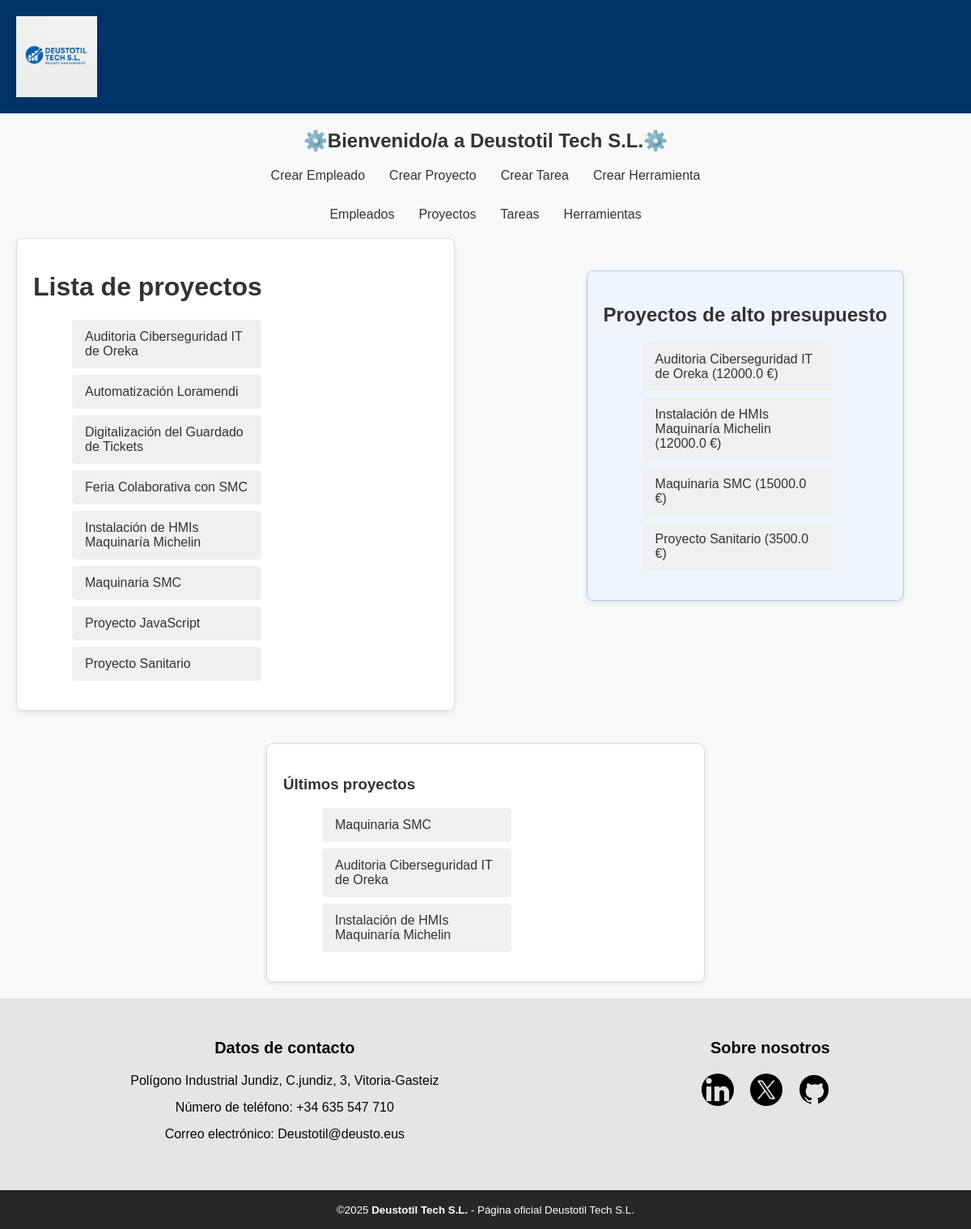
Screenshot of /AppDjango/proyectos/ with the database file from the repository.
### AppDjango/models.py (models this page shows, shortened)
class Proyecto(models.Model):
    nombre = models.CharField(max_length=100)
    descripcion = models.TextField()
    fecha_inicio = models.DateTimeField("Fecha inicio")
    fecha_fin= models.DateTimeField("Fecha fin")
    presupuesto = models.FloatField(default=0)
    cliente = models.CharField(max_length=100)
    empleados = models.ManyToManyField(Empleado, related_name="proyectos")

### AppDjango/views.py (the view)
# urls.py: path("proyectos/" , ProyectoListView.as_view(), name="proyectos"),
class ProyectoListView(View):
    def get(self, request):
        proyectos = Proyecto.objects.order_by("nombre")
        ultimos_proyectos = Proyecto.objects.order_by('-id')[:3]
        context = {
            "lista_proyectos": proyectos,
            "ultimos_proyectos": ultimos_proyectos,
        }
        return render(request, "listado-proyectos.html", context)

### AppDjango/templates/listado-proyectos.html (shortened to what this page needs)
{% extends "base.html" %}
{% block contenido %}
<div class="lista-contenedor">
    <div class="contenido-principal">
        <h1 class="page-title"> Lista de proyectos</h1>
        <ul class="lista">
            {% for proyecto in lista_proyectos %}
                <li class="item-lista">
                    <a href="{% url 'detalle_proyecto' proyecto.pk %}">
                        <span class="proyecto-nombre">{{ proyecto.nombre }}</span>
                    </a>
                </li>
            {% endfor %}
        </ul>
    </div>
    <div class="funcionalidad-extra">
        <h2>Proyectos de alto presupuesto</h2>
        <ul class="lista">
            {% for proyecto in lista_proyectos %}
                {% if proyecto.presupuesto > 500 %}
                    <li class="item-lista">
                        <a href="{% url 'detalle_proyecto' proyecto.pk %}">
                            {{ proyecto.nombre }} ({{ proyecto.presupuesto }} €)
                        </a>
                    </li>
                {% endif %}
            {% empty %}
                <li>No hay proyectos de alto presupuesto</li>
            {% endfor %}
        </ul>
    </div>
</div>
{% endblock %}
{% block listado_lateral %}
<div class="lista-contenedor">
    <div class="seccion-lateral">
        <h3> Últimos proyectos</h3>
        <ul class="lista">
            {% for proyecto in ultimos_proyectos %}
                <li>
                    <a href="{% url 'detalle_proyecto' proyecto.pk %}">
                        {{ proyecto.nombre }}
                    </a>
                </li>
            {% empty %}
                <li class="mensaje-vacio">No hay proyectos recientes</li>
            {% endfor %}
        </ul>
    </div>
</div>
{% endblock %}

### static/css/styles.css (style rules this page uses)
body { margin: 0; font-family: Arial, sans-serif; background-color: #f8f9fa; color: #333; }
h2 { text-align: center; margin-top: 20px; }
.lista-contenedor { display: flex; justify-content: center; align-items: flex-start; gap: 100px; flex-wrap: wrap; padding: 20px; max-width: 1200px; margin: 0 auto; }
.contenido-principal, .seccion-lateral { flex: 1 1 500px; max-width: 500px; padding: 20px; background-color: #fff; border-radius: 8px; box-shadow: 0 2px 6px rgba(0, 0, 0, 0.1); border: 1px solid #ddd; }
.seccion-lateral h3 { align-items: center; }
.lista { list-style-type: none; width: 100%; max-width: 250px; }
.lista li { background-color: #f0f0f0; margin: 8px; padding: 12px 16px; border-radius: 4px; }
.lista li a { text-decoration: none; color: #333; display: block; }
.funcionalidad-extra { max-width: 600px; margin: 40px auto; padding: 20px; border-radius: 8px; box-shadow: 0 2px 6px rgba(0, 0, 0, 0.1); background-color: #f0f4ff; border: 1px solid #b3c7ff; }

### rows the page displays
Proyecto: nombre "Auditoria Ciberseguridad IT de Oreka", presupuesto "12000.0"
Proyecto: nombre "Automatización Loramendi"
Proyecto: nombre "Digitalización del Guardado de Tickets"
Proyecto: nombre "Feria Colaborativa con SMC"
Proyecto: nombre "Instalación de HMIs Maquinaría Michelin", presupuesto "12000.0"
Proyecto: nombre "Maquinaria SMC", presupuesto "15000.0"
Proyecto: nombre "Proyecto JavaScript"
Proyecto: nombre "Proyecto Sanitario", presupuesto "3500.0"
